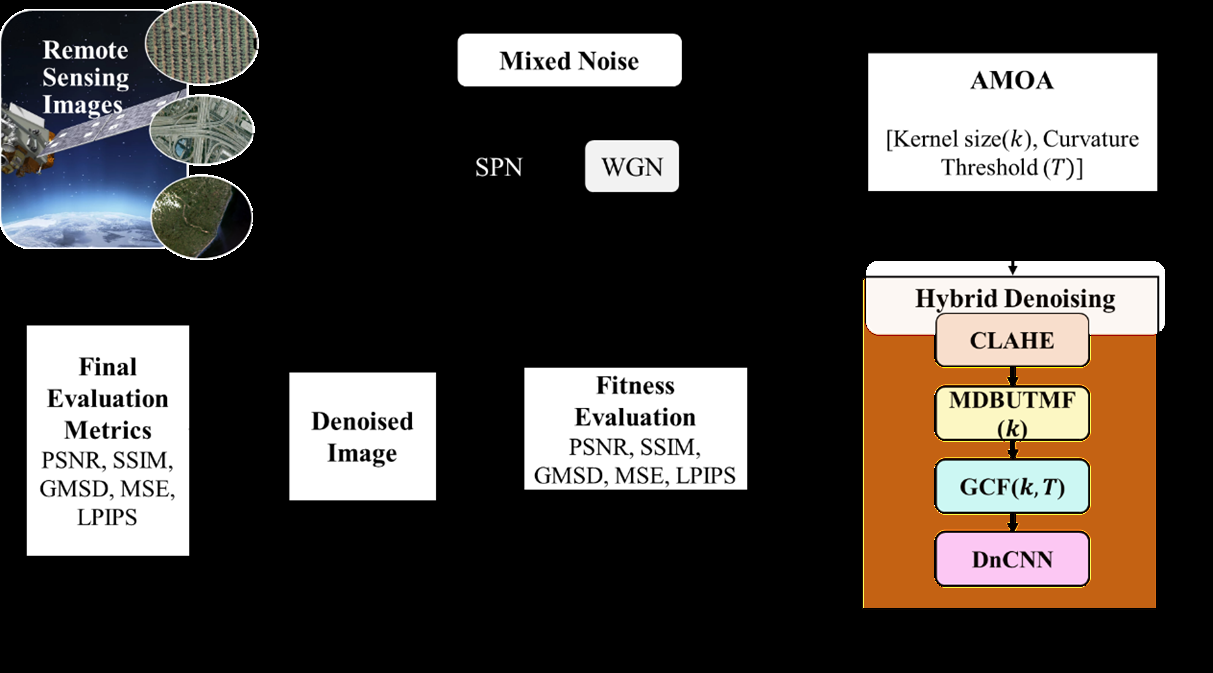
#> input picture block_diagram.png, 1213 x 673 px
$ python -i dncnn_pretrained_mixednoise_keras_checkpoint.py   (imports and definitions only)
#> lines starting #> are read from the running program, lines starting #| are printed output that depends on the picture
import os
import cv2
import glob
import numpy as np
from tqdm import tqdm
import random
from skimage.metrics import peak_signal_noise_ratio as psnr, structural_similarity as ssim
from sklearn.metrics import mean_squared_error
from tensorflow.keras.models import Model
from tensorflow.keras.layers import Input, Conv2D, BatchNormalization, Activation, Add
from tensorflow.keras.callbacks import ModelCheckpoint, ReduceLROnPlateau, EarlyStopping
from tensorflow.keras.applications import VGG19
from tensorflow.keras.applications.vgg19 import preprocess_input
import tensorflow as tf
import matplotlib.pyplot as plt
from tensorflow.keras.utils import Sequence
from sklearn.model_selection import train_test_split
import tensorflow.keras.backend as K
# Shadow-aware CLAHE
def apply_shadow_aware_clahe(image):
    lab = cv2.cvtColor(image, cv2.COLOR_RGB2LAB)
#> lab: shape (673, 1213, 3); mean of channels 0, 1, 2 69.1, 130.2, 131.2
    l, a, b = cv2.split(lab)
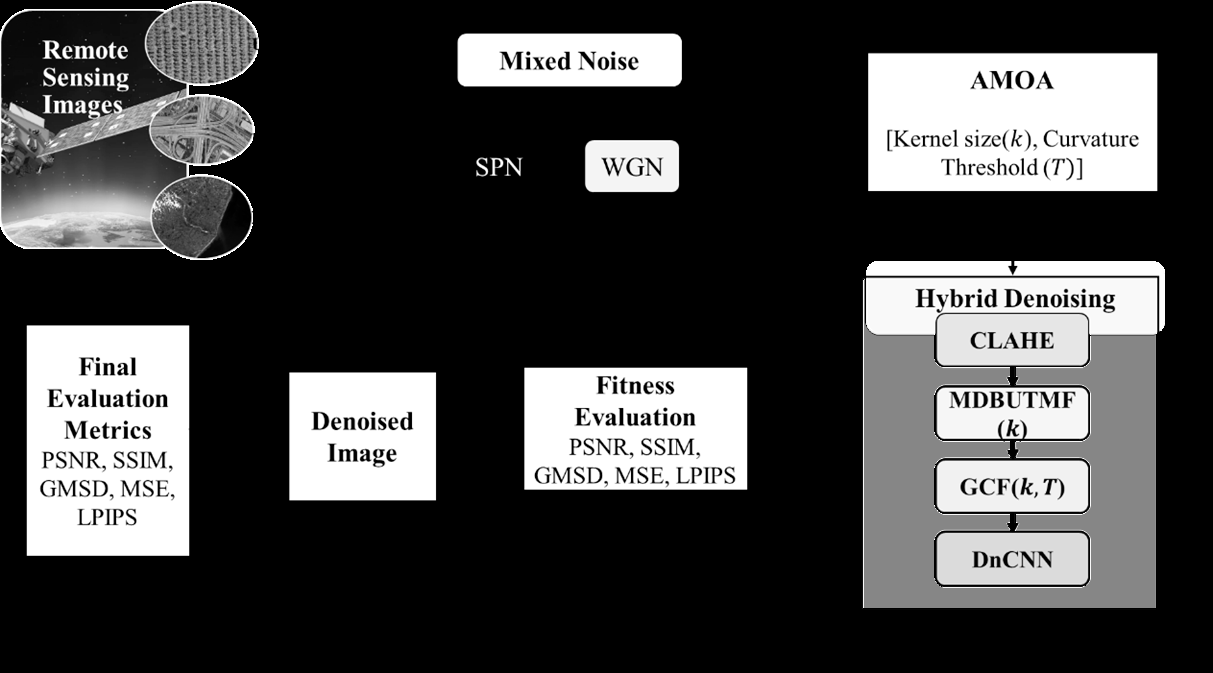
#> l: shape (673, 1213); min 0, max 255, mean 69.1
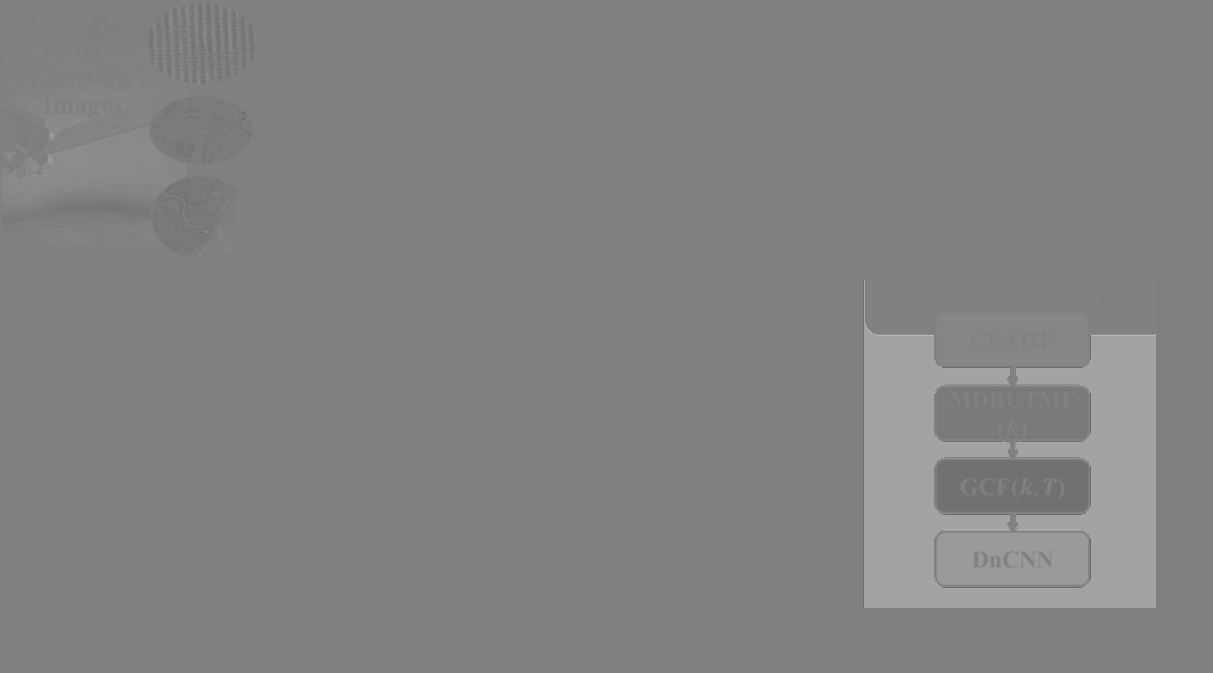
#> a: shape (673, 1213); min 106, max 196, mean 130.2
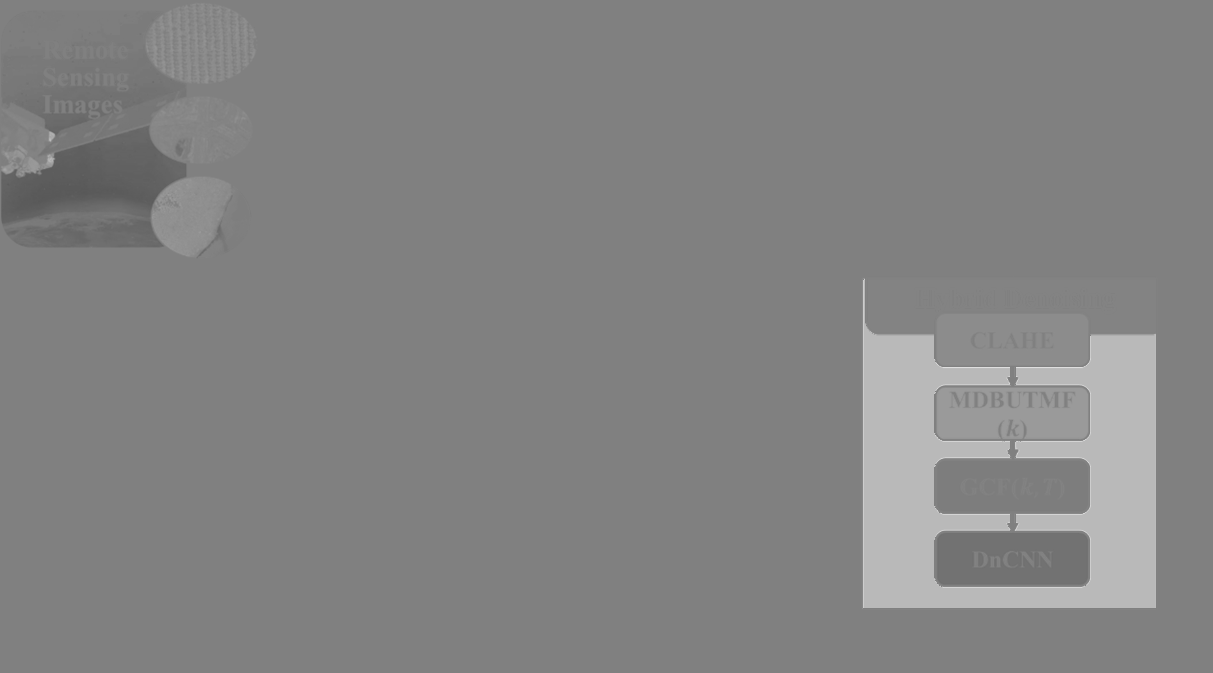
#> b: shape (673, 1213); min 88, max 223, mean 131.2
    if np.mean(l) < 85:
        clahe = cv2.createCLAHE(clipLimit=2.0, tileGridSize=(8, 8))
        l = clahe.apply(l)
        lab = cv2.merge((l, a, b))
#> lab: shape (673, 1213, 3); mean of channels 0, 1, 2 71, 130.2, 131.2
        return cv2.cvtColor(lab, cv2.COLOR_LAB2RGB)
    else:
        return image

# [4 lines left out: function apply_light_region_denoising, not called in this run]
# Combined loss function: Perceptual + SSIM + MSE
class CombinedLoss(tf.keras.losses.Loss):
    # [19 lines left out: functions __init__, _build_vgg, perceptual_loss, not called in this run]

    def ssim_loss(self, y_true, y_pred):
        return 1 - tf.reduce_mean(tf.image.ssim(y_true, y_pred, max_val=1.0))

    def mse_loss(self, y_true, y_pred):
        return tf.reduce_mean(tf.square(y_true - y_pred))

    # [5 lines left out: function call, not called in this run]

# DnCNN model for RGB images
def dncnn_model_rgb(depth=17, filters=64, image_channels=3, kernel_size=3):
    input_img = Input(shape=(None, None, image_channels))
    x = Conv2D(filters, kernel_size, padding='same', activation='relu')(input_img)

    for _ in range(depth - 2):
        x = Conv2D(filters, kernel_size, padding='same')(x)
        x = BatchNormalization()(x)
        x = Activation('relu')(x)

    x = Conv2D(image_channels, kernel_size, padding='same')(x)
    output = Add()([input_img, x])
    return Model(inputs=input_img, outputs=output)

# Mixed noise function for RGB images
# [16 lines left out: function add_mixed_noise_rgb, not called in this run]

# MixedNoiseDataGenerator class
class MixedNoiseDataGenerator(Sequence):
    # [11 lines left out: function __init__, not called in this run]

    def __len__(self):
        return int(np.ceil(len(self.image_paths) / self.batch_size))

    def on_epoch_end(self):
        if self.shuffle:
            np.random.shuffle(self.image_paths)

    # [18 lines left out: function __getitem__, not called in this run]

# Compile and train the model
# [1 line that did not run here, left out]
# [1 line not run here, left out]

# Update the dataset folder path to your clean images
dataset_folder = r'C:\Users\Students\Desktop\Project\WHU-RS19 -main\WHU-RS19\new_dataset_WHU_RS'  # dataset
image_paths = glob.glob(os.path.join(dataset_folder, "*.png"))
# [1 line not run here, left out]

# Split the data into training and validation sets
# [1 line that did not run here, left out]

# Create data generators that sample a range of noise levels
# [4 lines that did not run here, left out]
# [4 lines that did not run here, left out]

# Build the model
# [1 line that did not run here, left out]
# [2 lines not run here, left out]

# Define callbacks
# [1 line that did not run here, left out]
# [1 line that did not run here, left out]
# [1 line that did not run here, left out]

# Train the model using the generators
# [6 lines that did not run here, left out]

>>> import cv2
>>> picture = cv2.cvtColor(cv2.imread('block_diagram.png'), cv2.COLOR_BGR2RGB)
>>> result = apply_shadow_aware_clahe(picture)
